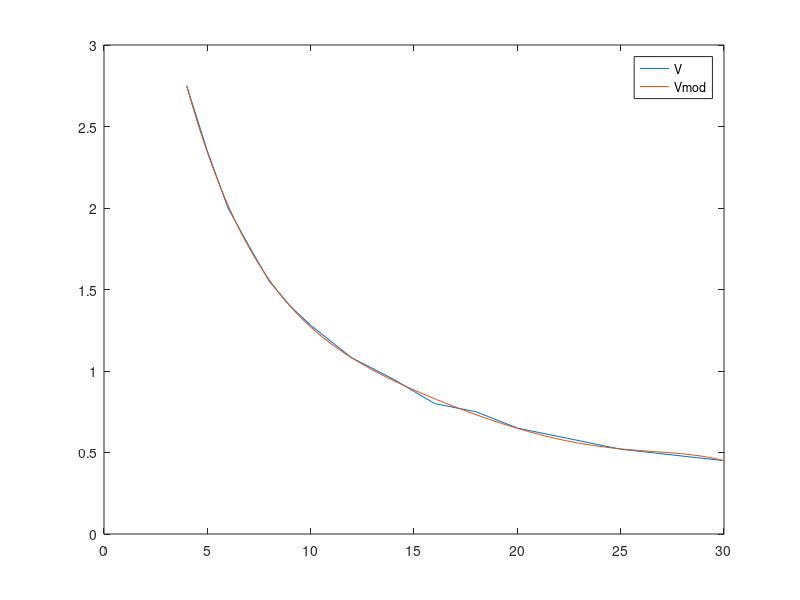

MATLAB code to generate this figure:
function sharp
	clear; clc;
	L = [4, 5, 6, 7, 8, 9, 10, 12, 14, 16, 18, 20, 25, 30];
	V = [2.75, 2.35, 2.0, 1.77, 1.55, 1.4, 1.28, 1.08, 0.95, 0.8, 0.75, 0.65, 0.52, 0.45];
	plot(L, V);
	for n = 2:5
		p(n,1:n+1) = polyfit(L, V, n);
		e(n) = sum((polyval(p(n,1:n+1), L) - V).^2);
	end
	% Polyfit zwraca wspolczynniki wielomianu zaczynajac od tego stojacego
	% przy najwyzszej potedze.
	hold on;
	n = 5;
	poly = p(n,1:n+1);
	L = linspace(4, 30, 100);
	plot(L, polyval(poly, L));
	hold off;
	legend('V', 'Vmod');
	format longEng
	disp(poly);
end